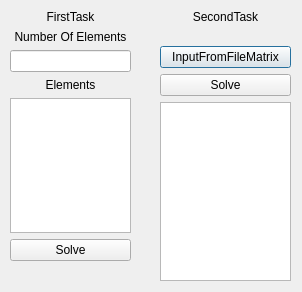
<?xml version="1.0" encoding="UTF-8"?>
<ui version="4.0">
 <class>dynamicprogramming</class>
 <widget class="QDialog" name="dynamicprogramming">
  <property name="geometry">
   <rect>
    <x>0</x>
    <y>0</y>
    <width>302</width>
    <height>292</height>
   </rect>
  </property>
  <property name="windowTitle">
   <string>Dialog</string>
  </property>
  <widget class="QWidget" name="verticalLayoutWidget_2">
   <property name="geometry">
    <rect>
     <x>160</x>
     <y>10</y>
     <width>131</width>
     <height>271</height>
    </rect>
   </property>
   <layout class="QVBoxLayout" name="verticalLayout_2">
    <item>
     <widget class="QLabel" name="SecondTaskLabel">
      <property name="text">
       <string>SecondTask</string>
      </property>
      <property name="alignment">
       <set>Qt::AlignCenter</set>
      </property>
     </widget>
    </item>
    <item>
     <spacer name="verticalSpacer_2">
      <property name="orientation">
       <enum>Qt::Vertical</enum>
      </property>
      <property name="sizeHint" stdset="0">
       <size>
        <width>20</width>
        <height>30</height>
       </size>
      </property>
     </spacer>
    </item>
    <item>
     <widget class="QPushButton" name="InputFromFileMatrixButton">
      <property name="text">
       <string>InputFromFileMatrix</string>
      </property>
     </widget>
    </item>
    <item>
     <widget class="QPushButton" name="SecondTaskButton">
      <property name="text">
       <string>Solve</string>
      </property>
     </widget>
    </item>
    <item>
     <widget class="QTextEdit" name="SecondTaskAnswearEdit"/>
    </item>
   </layout>
  </widget>
  <widget class="QWidget" name="verticalLayoutWidget">
   <property name="geometry">
    <rect>
     <x>10</x>
     <y>10</y>
     <width>121</width>
     <height>271</height>
    </rect>
   </property>
   <layout class="QVBoxLayout" name="verticalLayout">
    <item>
     <widget class="QLabel" name="FirstTaskLabel">
      <property name="text">
       <string>FirstTask</string>
      </property>
      <property name="alignment">
       <set>Qt::AlignCenter</set>
      </property>
     </widget>
    </item>
    <item>
     <widget class="QLabel" name="NumberOfElemLabel">
      <property name="text">
       <string>Number Of Elements</string>
      </property>
      <property name="alignment">
       <set>Qt::AlignCenter</set>
      </property>
     </widget>
    </item>
    <item>
     <widget class="QLineEdit" name="NumberOfElemEdit"/>
    </item>
    <item>
     <widget class="QLabel" name="ElementsLabel">
      <property name="text">
       <string>Elements</string>
      </property>
      <property name="alignment">
       <set>Qt::AlignCenter</set>
      </property>
     </widget>
    </item>
    <item>
     <widget class="QTextEdit" name="ElementsEdit"/>
    </item>
    <item>
     <widget class="QPushButton" name="FirstTaskButton">
      <property name="text">
       <string>Solve</string>
      </property>
     </widget>
    </item>
    <item>
     <widget class="QLabel" name="FirstTaskAnswearLabel">
      <property name="text">
       <string/>
      </property>
     </widget>
    </item>
   </layout>
  </widget>
 </widget>
 <resources/>
 <connections/>
</ui>
